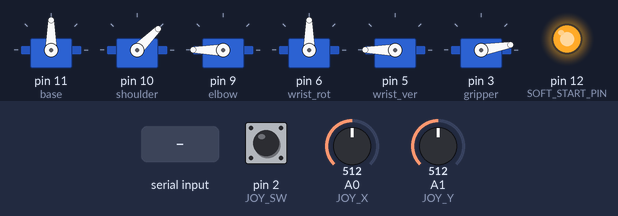
Bench run of a sketch on a simulated Arduino Mega 2560, built with avr-gcc and run on an emulated ATmega2560. On the bench: 6 × servo, output pins drawn as LEDs (lit = HIGH). The test bench sets the inputs (shaded band); at power-on: A0 (JOY_X) = 512, pin 2 (JOY_SW) HIGH, A1 (JOY_Y) = 512.

Above: at 2.8 s.
2.9 s: A0 (JOY_X) set to 560
4.4 s: A0 (JOY_X) set to 580
At 6.11 s:
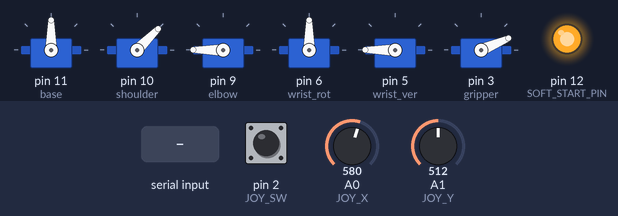
7.4 s: pin 2 (JOY_SW) pulled LOW for 0.15 s
At 9.11 s:
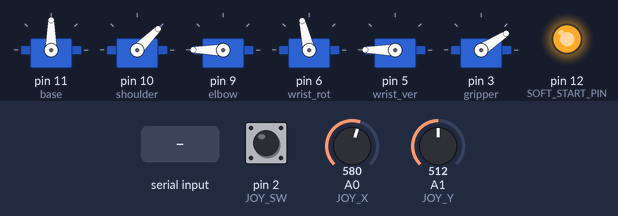
10.5 s: A1 (JOY_Y) set to 190
13.5 s: "N" received over the second serial link
At 13.65 s:
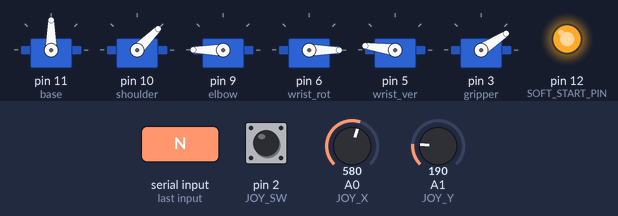
16.5 s: pin 2 (JOY_SW) pulled LOW for 1 s
At 18.14 s:
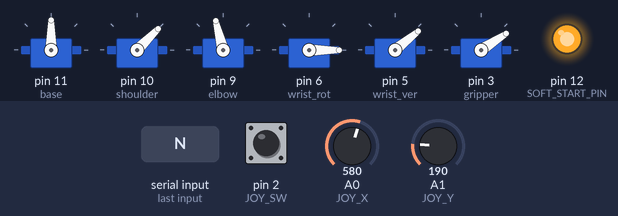
Timing chart, 0 to 20.5 s (numbered marks = the images above; inputs shaded):
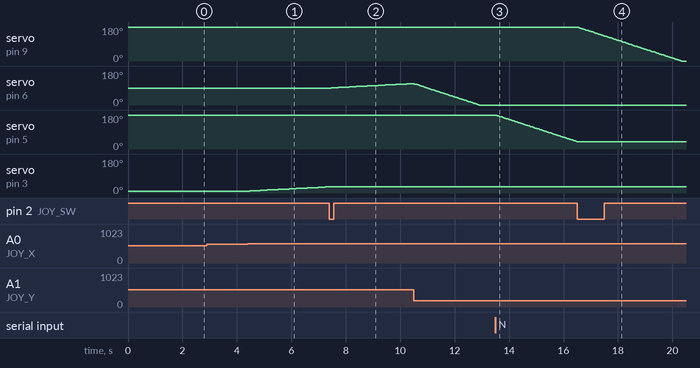

Measured:
- the behaviour switches between 572 and 573 on A0 (JOY_X) (found by bisection; images 0 and 1)
- after the input at 2.9 s, every drawn part: stays the same
- after the input at 4.4 s, servo on pin 3 (gripper): moves from 10° to 33° over 2.9 s, starting after 0.07 s
- after the input at 7.4 s, servo on pin 6 (wrist_rot): moves from 90° to 113° over 2.9 s, starting after 0.07 s; servo on pin 3 (gripper): stays 33° (without the input it goes to 34° after 0.11 s)
- after the input at 13.5 s, servo on pin 5 (wrist_ver): moves from 180° to 39° over 3.0 s, starting at once
- after the input at 16.5 s, servo on pin 9 (elbow): moves from 180° to 0° over 3.8 s, starting at once; servo on pin 5 (wrist_ver): stays 39° (without the input it goes to 38° after 0.01 s)

The sketch:

Braccio_NoLibrary.ino
```cpp
/*
 =====================================================================
  BRACCIO ROBOT ARM - JOYSTICK + BLUETOOTH (NO LIBRARY NEEDED)
 =====================================================================

  HOW IT WORKS
  ------------
  - Press the joystick button (or send 'N' from phone) = select the
    NEXT motor. Order: Gripper -> Wrist rotate -> Wrist vertical ->
    Elbow -> Shoulder -> Base -> back to Gripper.
  - Joystick forward / right  = selected motor moves in + direction
  - Joystick backward / left  = selected motor moves in - direction
  - GRIPPER: forward = tighten and HOLD. It only loosens when you
    push backward.
  - Small push = slow and precise. Big push = fast.
  - Phone buttons:  F = forward   B = backward
                    R = right     L = left
                    N = next motor   S = stop

  WIRING
  ------
  JOYSTICK                     ARDUINO
    VCC  ------------------->  5V
    GND  ------------------->  GND
    VRx  ------------------->  A0
    VRy  ------------------->  A1
    SW   ------------------->  D2

  BLUETOOTH (HC-05 or HC-06)   ARDUINO MEGA      ARDUINO UNO
    VCC  ------------------->  5V                5V
    GND  ------------------->  GND               GND
    TXD  ------------------->  pin 19 (RX1)      pin 0 (RX)
    RXD  --[1k]--+--[2k]-GND   pin 18 (TX1)      pin 1 (TX)
                 |
         (Arduino TX goes into the 1k resistor, the module RXD
          connects at the middle point, 2k goes to GND)

  The Braccio shield uses pins 3,5,6,9,10,11,12 - don't use them.

  UNO USERS: unplug the Bluetooth TXD wire while uploading!
  Power the arm from its OWN 5V 4-5A supply, not USB alone.
 =====================================================================
*/

#include <Servo.h>

// Braccio shield pins (same as the official library uses)
//   base=11 shoulder=10 elbow=9 wrist_rot=6 wrist_ver=5 gripper=3
//   pin 12 = shield motor power enable (soft start)
Servo base, shoulder, elbow, wrist_rot, wrist_ver, gripper;
const int SOFT_START_PIN = 12;

// ---- Bluetooth port selection ----
#if defined(__AVR_ATmega2560__)
  #define BT Serial1        // Mega: pins 18/19
#else
  #define BT Serial         // Uno: pins 0/1
#endif

// ---- Joystick pins ----
const int JOY_X  = A0;
const int JOY_Y  = A1;
const int JOY_SW = 2;

// ---- Motors ----
// Order: 0=base 1=shoulder 2=elbow 3=wrist_ver 4=wrist_rot 5=gripper
Servo* servos[6] = {&base, &shoulder, &elbow, &wrist_ver, &wrist_rot, &gripper};
float pos[6]      = {90,  45,  180, 180, 90,  10};   // Braccio start position
const int minA[6] = {0,   15,  0,   0,   0,   10};
const int maxA[6] = {180, 165, 180, 180, 180, 73};
// Gripper: 10 = open, 73 = closed. If yours is reversed, swap 10 and 73
// in the pos[] line above and in minA/maxA.

int selected = 5;           // start with the gripper (top motor)

// ---- Tuning (change these to taste) ----
const unsigned long TICK_MS = 20;      // update every 20 ms
const float MAX_SPEED   = 2.5;         // degrees per tick at full push
const float FINE_SPEED  = 0.15;        // degrees per tick at tiny push
const int   DEADZONE    = 60;          // raise to 80-100 if stick drifts
const float BT_SPEED    = 1.2;         // phone speed
const unsigned long BT_HOLD_MS = 120;  // phone command lasts this long

// ---- State ----
bool lastBtn = HIGH;
unsigned long lastPress = 0, lastTick = 0, btUntil = 0;
int btDir = 0;
int centerX = 512, centerY = 512;

void selectNext() {
  selected--;
  if (selected < 0) selected = 5;      // wrap back to gripper
}

void setup() {
  BT.begin(9600);                      // change to 38400 if your module needs it
  pinMode(JOY_SW, INPUT_PULLUP);

  // ---- Start the arm WITHOUT the Braccio library ----
  // Keep motor power OFF while we set up
  pinMode(SOFT_START_PIN, OUTPUT);
  digitalWrite(SOFT_START_PIN, LOW);

  base.attach(11);
  shoulder.attach(10);
  elbow.attach(9);
  wrist_rot.attach(6);
  wrist_ver.attach(5);
  gripper.attach(3);

  // Tell every motor its start angle BEFORE power is switched on
  for (int i = 0; i < 6; i++) servos[i]->write((int)pos[i]);
  delay(1000);

  // Now switch the motor power on
  digitalWrite(SOFT_START_PIN, HIGH);
  delay(500);

  // Calibrate joystick centre. DON'T TOUCH THE STICK at power-up.
  long sx = 0, sy = 0;
  for (int i = 0; i < 20; i++) {
    sx += analogRead(JOY_X);
    sy += analogRead(JOY_Y);
    delay(5);
  }
  centerX = sx / 20;
  centerY = sy / 20;
}

void loop() {
  unsigned long now = millis();

  // ---------- Bluetooth (read as fast as possible) ----------
  while (BT.available()) {
    char c = BT.read();
    if      (c == 'F' || c == 'R') { btDir = +1; btUntil = now + BT_HOLD_MS; }
    else if (c == 'B' || c == 'L') { btDir = -1; btUntil = now + BT_HOLD_MS; }
    else if (c == 'S')             { btDir = 0; }
    else if (c == 'N')             { selectNext(); }
  }
  if (now > btUntil) btDir = 0;

  // ---------- Joystick button (debounced) ----------
  bool btn = digitalRead(JOY_SW);
  if (btn == LOW && lastBtn == HIGH && now - lastPress > 200) {
    selectNext();
    lastPress = now;
  }
  lastBtn = btn;

  // ---------- Move servos at a fixed rate ----------
  if (now - lastTick < TICK_MS) return;
  lastTick = now;

  int x = analogRead(JOY_X) - centerX;
  int y = analogRead(JOY_Y) - centerY;

  int v = (abs(y) >= abs(x)) ? y : x;  // use the axis pushed further
  float speed = 0;

  if (abs(v) > DEADZONE) {
    float t = (float)(abs(v) - DEADZONE) / (512 - DEADZONE);
    t = constrain(t, 0.0, 1.0);
    speed = FINE_SPEED + (MAX_SPEED - FINE_SPEED) * t * t;
    if (v < 0) speed = -speed;
  } else if (btDir != 0) {
    speed = btDir * BT_SPEED;
  }

  if (speed != 0) {
    pos[selected] = constrain(pos[selected] + speed, minA[selected], maxA[selected]);
    servos[selected]->write((int)(pos[selected] + 0.5));
  }
}
```
